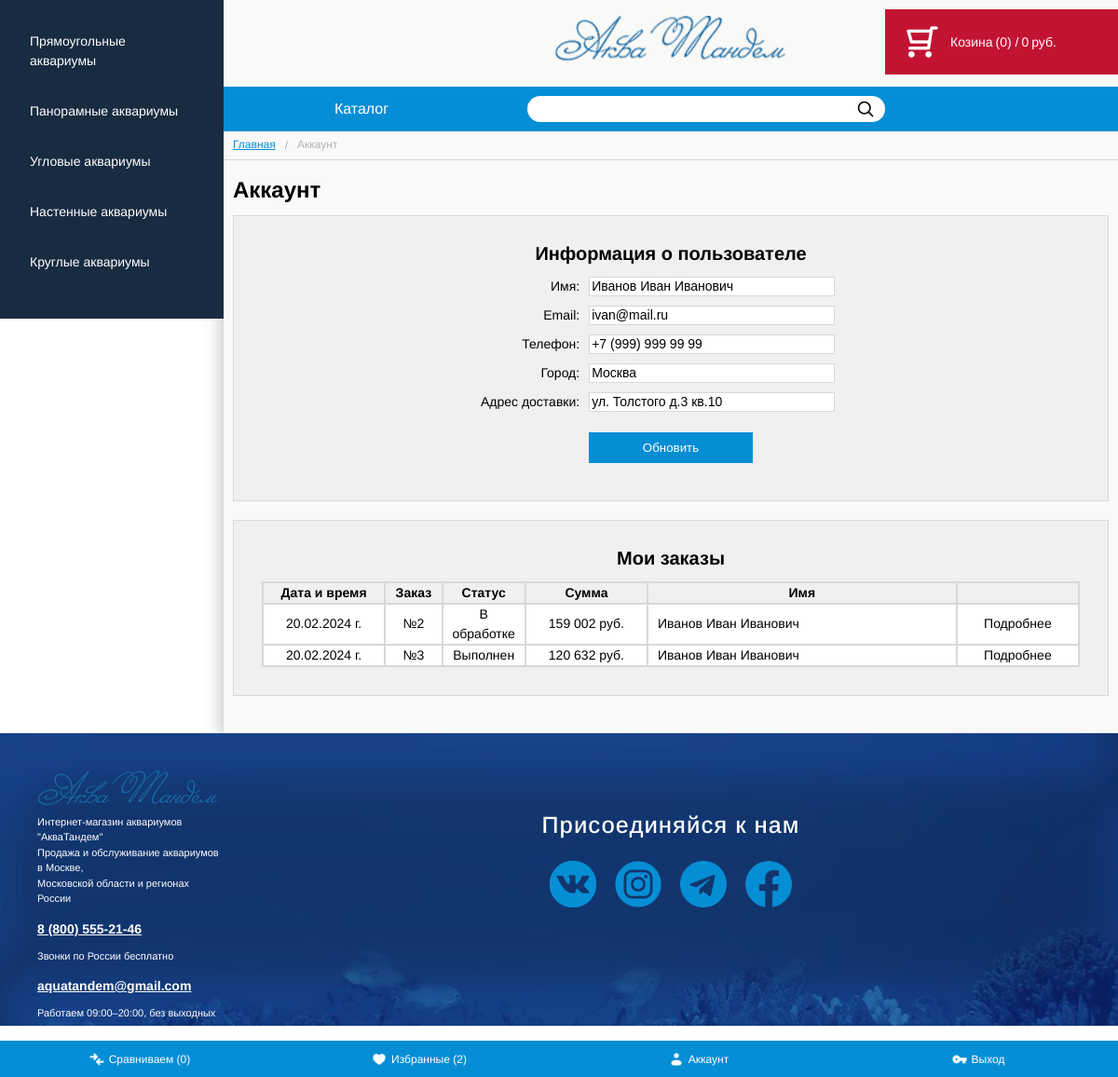
The app's page /account.php (signed in) with its own data.
### tables this page shows
CREATE TABLE `category` (
  `ID` int NOT NULL,
  `NAME` varchar(255) NOT NULL
);

CREATE TABLE `users` (
  `ID` int NOT NULL,
  `LOGIN` varchar(255) NOT NULL,
  `PASSWORD` varchar(255) NOT NULL,
  `NAME` varchar(255) NOT NULL,
  `MAIL` varchar(255) NOT NULL,
  `NUMBER` varchar(255) NOT NULL,
  `CITY` varchar(255) NOT NULL,
  `ADDRESS` varchar(255) NOT NULL
);

CREATE TABLE `orders` (
  `ID` int NOT NULL,
  `IDUSER` int NOT NULL,
  `DATE` varchar(255) NOT NULL,
  `STATUS` int NOT NULL,
  `AMOUNT` int NOT NULL,
  `NAME` varchar(255) NOT NULL,
  `MAIL` varchar(255) NOT NULL,
  `NUMBER` varchar(255) NOT NULL,
  `CITY` varchar(255) NOT NULL,
  `ADDRESS` varchar(255) NOT NULL
);

### account.php (the view, shortened to what this page needs)
<?php
require_once('config/orders.php');
?>
<!DOCTYPE html>
<html lang="en">
<head>
    <link rel="stylesheet" href="css/account.css">
</head>
<body>
    <div id="page">
        <?php
        require_once('category-block.php');
        ?>
        <div id="main-block">
            <?php
            require_once('header.php');
            require_once('config/connect.php');
            $idUser = $_SESSION['accountId'];
            $usersData = mysqli_query($ConnectDatabase, "SELECT * FROM `users` WHERE ID = '$idUser'");
            $usersData = mysqli_fetch_assoc($usersData);
            ?>
            <div id="breadcrumbs_block">
                <a href="index.php" class="crumb">Главная</a>
                <span>/</span>
                <a href="" class="crumb active_crumb">Аккаунт</a>
            </div>
            <div id="account-body-block">
                <div class="title_account">
                    Аккаунт
                </div>
                <div id="info-client-block">
                    <form action="" id="account-form">
                        <div class="title_info_account">
                            Информация о пользователе
                        </div>
                        <div class="line-form">
                            <p class="name-input">Имя:</p>
                            <input class="input-user-form" type="text" id="nameUser" name="nameUser" value="<?= $usersData['NAME'] ?>">
                        </div>
                        <div class="line-form">
                            <p class="name-input">Email:</p>
                            <input class="input-user-form" type="text" id="mailUser" name="mailUser" value="<?= $usersData['MAIL'] ?>">
                        </div>
                        <div class="line-form">
                            <p class="name-input">Телефон:</p>
                            <input class="input-user-form" type="text" id="numberUser" name="numberUser" value="<?= $usersData['NUMBER'] ?>">
                        </div>
                        <div class="line-form">
                            <p class="name-input">Город:</p>
                            <input class="input-user-form" type="text" id="cityUser" name="cityUser" value="<?= $usersData['CITY'] ?>">
                        </div>
                        <div class="line-form">
                            <p class="name-input">Адрес доставки:</p>
                            <input class="input-user-form" type="text" id="addressUser" name="addressUser" value="<?= $usersData['ADDRESS'] ?>">
                        </div>
                        <input class="add_order" type="button" value="Обновить" onclick="updAccount()">
                    </form>
                </div>
                <div id="orders_block">
                    <div class="title_info_account">
                        Мои заказы
                    </div>
                    <table>
                        <thead>
                            <tr>
                                <td class="date">Дата и время</td>
                                <td class="number_order">Заказ</td>
                                <td class="status">Статус</td>
                                <td class="amount">Сумма</td>
                                <td class="client_info">Имя</td>
                                <td class="more_info"></td>
                            </tr>
                        </thead>
                        <tbody>
                            <?php
                            addOrdersTableUser($OrdersTable, $idUser);
                            ?>
                        </tbody>
                    </table>
                </div>
            </div>
        </div>
        <?php
        require_once('footer.php');
        ?>
    </div>
</body>
</html>

### config/category.php (shortened to what this page needs)
<?php
require_once('connect.php');
$CategoryTable = mysqli_query($ConnectDatabase, "SELECT * FROM `category`");
?>
    <?php
function catListCatalog($CategoryTable, $idCat)
{
    foreach ($CategoryTable as $item) {
    ?>
        <div class="line-category <?php if ($item['ID'] == $idCat) echo ' active-line-category'; ?>">
            <a href="catalog.php?idCat=<?= $item['ID'] ?>" class="category-link"><?= $item['NAME'] ?></a>
        </div>
    <?
    }
}
    ?>

### config/orders.php (shortened to what this page needs)
<?php
require_once('connect.php');
$OrdersTable = mysqli_query($ConnectDatabase, "SELECT * FROM `orders`");
?>
        <?php
function addOrdersTableUser($OrdersTable, $idUser)
{
    foreach ($OrdersTable as $itemOrders) {
        if ($itemOrders['IDUSER'] == $idUser) {
        ?>
            <tr>
                <td class="date"><?= $itemOrders['DATE'] ?></td>
                <td class="number_order">№<?= $itemOrders['ID'] ?></td>
                <td class="status">
                    <?php
                    if ($itemOrders['STATUS'] == 1) echo 'В обработке';
                    elseif ($itemOrders['STATUS'] == 2) echo 'В доставке';
                    elseif ($itemOrders['STATUS'] == 3) echo 'Выполнен';
                    elseif ($itemOrders['STATUS'] == 4) echo 'Отменен';
                    ?>
                </td>
                <td class="amount"><?= number_format($itemOrders['AMOUNT'], 0, '.', ' ') . ' ' ?> руб.</td>
                <td class="client_info"><?= $itemOrders['NAME'] ?></td>
                <td class="more_info" onclick="addInfoOrderUser(<?= $itemOrders['ID'] ?>)"><a href="#orders-info">Подробнее</a></td>
            </tr>
            <?php
        }
    }
}
            ?>

### css/account.css (style rules this page uses)
#breadcrumbs_block { width: 100%; border-bottom: 1px solid #d8d8d8; padding: 6px 10px; display: flex; font-size: 12px; }
.crumb { color: #068ed5; line-height: 1.4; text-decoration: underline; margin-right: 10px; }
.active_crumb { pointer-events: none; color: #b1b1b1; text-decoration: none; }
#breadcrumbs_block>span { margin-right: 10px; color: #b1b1b1; }
#account-body-block { padding: 20px 10px; display: flex; flex-wrap: wrap; align-items: flex-start; }
.title_account { width: 100%; color: #000; font-weight: 700; font-size: 24px; margin-bottom: 15px; line-height: 1; }
#info-client-block { width: 100%; background-color: #f0f0f0; padding: 30px; border: 1px solid #d8d8d8; margin-bottom: 20px; }
.title_info_account { width: 100%; text-align: center; color: #000; font-weight: 700; font-size: 20px; margin-bottom: 15px; line-height: 1; }
.line-form { width: 100%; margin-bottom: 10px; display: flex; flex-wrap: wrap; }
.name-input { width: 40%; padding-right: 10px; margin: 0; font-size: 14px; text-align: right; }
.input-user-form { font-size: 14px; width: 30%; }
.add_order { margin: 12px 40% 10px; width: 20%; padding: 8px 15px; color: #fff; background: #068ed5; border-color: #068ed5; border: 1px solid transparent; box-shadow: none; cursor: pointer; }
#orders_block { width: 100%; background-color: #f0f0f0; padding: 30px; border: 1px solid #d8d8d8; margin-bottom: 20px; }
#orders_block table, #orders_block tr, #orders_block td { border: 2px solid #d8d8d8; border-collapse: collapse; }
#orders_block table { width: 100%; text-align: center; }
#orders_block>table>thead>tr { background-color: #f0f0f0; font-weight: bold; }
#orders_block tbody>tr { background-color: #fff; }
#orders_block td { padding: 0 10px; }
.date { width: 15%; }
.number_order { width: 7%; }
.status { width: 10%; }
.amount { width: 15%; }
.client_info { width: 38%; }
tbody .client_info { text-align: left; }
.more_info { width: 15%; }
.more_info a { color: #000; }

### css/category-block.css (style rules this page uses)
.line-category { width: 100%; padding: 0 26px; min-height: 49px; }
.category-link { position: relative; padding: 16.5px 6px; color: #FFFFFF; }

### css/header.css (style rules this page uses)
* { box-sizing: border-box; }
body { margin: 0; padding: 0; font-family: Arimo; font-size: 14px; line-height: 1.5; }
a { display: block; text-decoration: none; }
input[type="text"], input[type="number"], input[type="password"], textarea { border: 1px solid #d8d8d8; background-color: #fff; box-shadow: none; }
#page { display: flex; flex-wrap: wrap; align-items: flex-start; width: 100%; }
#main-block { width: 80%; background-color: #f9f9f7; box-shadow: 0 5px 20px rgba(0, 0, 0, 0.3); }

### records on screen
category: NAME "Прямоугольные аквариумы"
category: NAME "Панорамные аквариумы"
category: NAME "Угловые аквариумы"
category: NAME "Настенные аквариумы"
category: NAME "Круглые аквариумы"
users: nameUser "Иванов Иван Иванович", mailUser "ivan@mail.ru", numberUser "+7 (999) 999 99 99", cityUser "Москва", addressUser "ул. Толстого д.3 кв.10"
orders: DATE "20.02.2024 г.", ID "2", STATUS "В обработке", AMOUNT "159 002", NAME "Иванов Иван Иванович"
orders: DATE "20.02.2024 г.", ID "3", STATUS "Выполнен", AMOUNT "120 632", NAME "Иванов Иван Иванович"

### other values on screen
$countFav "2"
